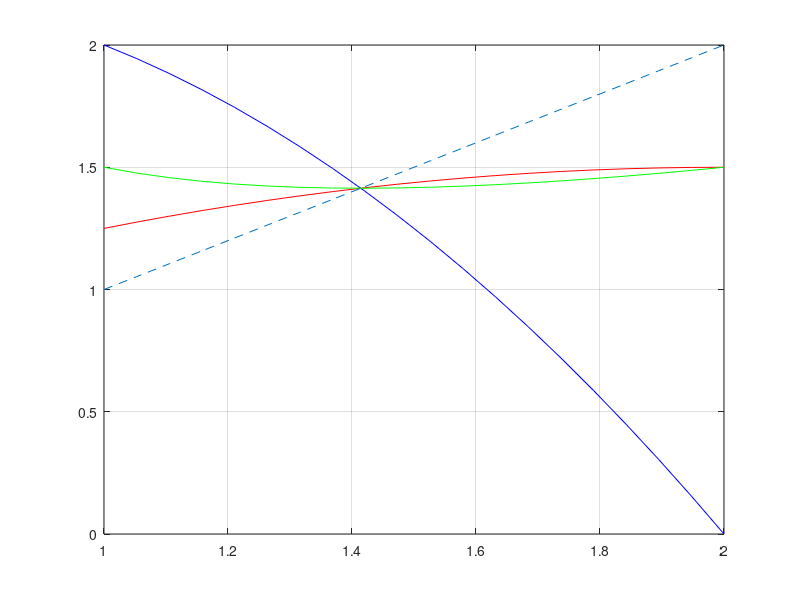

Recreate this plot in MATLAB. (Note: this script raises an error after producing the figure.)
%% Metodi di punto fisso

clear all;
close all;

phi1=@(x)-0.25*x.^2+x+0.5;
phi2=@(x)-x.^2+x+2;
phi3=@(x)x/2+1./x;

x0=1;
tol=1.e-12;
nmax=100;

%% Disegno delle funzioni

x=linspace(1,2,20);

figure(1); clf
plot(x,phi1(x),'-r');
hold on
plot(x,phi2(x),'-b');
hold on
plot(x,phi3(x),'-g');
hold on
plot(x,x,'--');
grid on

pause

%% Applicazione del metodo di punto fisso

[alpha1,it1,Err1]=puntofisso(phi1,x0,tol,nmax);
fprintf('phi1 converge a  %13.6e in %d iter\n',...
    alpha1, it1)

[alpha2,it2,Err2]=puntofisso(phi2,x0,tol,nmax);
fprintf('phi2 converge a  %13.6e in %d iter\n',...
    alpha2, it2)

[alpha3,it3,Err3]=puntofisso(phi3,x0,tol,nmax);
fprintf('phi3 converge a  %13.6e in %d iter\n',...
    alpha3, it3)

%% Disegno

figure(2); clf
semilogy((1:it1),Err1,'r-','Linewidth',2)
hold on
semilogy((1:it2),Err2,'b-','Linewidth',2)
hold on
semilogy((1:it3),Err3,'k-','Linewidth',2)
grid on
legend('phi1','phi2','phi3')

